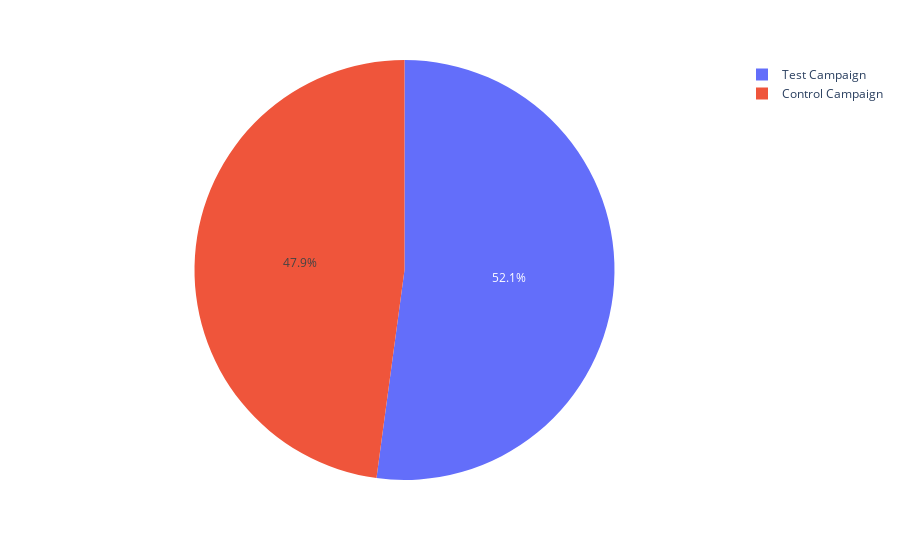

The notebook cell saved with this chart:
### Markdown cell above
## Test campaign has more number of searches than Control campaign

### Code cell
import plotly.express as px
# fig = px.pie(df, values="Number of Searches", names='Campaign Name', color_discrete_sequence=px.colors.sequential.RdBu)
fig = px.pie(df, values="Number of Searches", names='Campaign Name')
fig.show()

### Figure 1 — Plotly figure (JSON) as saved in the notebook; plotly's stock layout.template omitted (floating-point values rounded to 4 significant figures)
{"data": [{"domain": {"x": [0, 1], "y": [0, 1]}, "hovertemplate": "Campaign Name=%{label}<br>Number of Searches=%{value}<extra></extra>", "labels": ["Control Campaign", "Control Campaign", "Control Campaign", "Control Campaign", "Control Campaign", "Control Campaign", "Control Campaign", "Control Campaign", "Control Campaign", "Control Campaign", "Control Campaign", "Control Campaign", "Control Campaign", "Control Campaign", "Control Campaign", "Control Campaign", "Control Campaign", "Control Campaign", "Control Campaign", "Control Campaign", "Control Campaign", "Control Campaign", "Control Campaign", "Control Campaign", "Control Campaign", "Control Campaign", "Control Campaign", "Control Campaign", "Control Campaign", "Control Campaign", "Test Campaign", "Test Campaign", "Test Campaign", "Test Campaign", "Test Campaign", "Test Campaign", "Test Campaign", "Test Campaign", "Test Campaign", "Test Campaign", "Test Campaign", "Test Campaign", "Test Campaign", "Test Campaign", "Test Campaign", "Test Campaign", "Test Campaign", "Test Campaign", "Test Campaign", "Test Campaign", "Test Campaign", "Test Campaign", "Test Campaign", "Test Campaign", "Test Campaign", "Test Campaign", "Test Campaign", "Test Campaign", "Test Campaign", "Test Campaign"], "legendgroup": "", "name": "", "showlegend": true, "type": "pie", "values": [2290, 2033, 1737, 1042, 2221, 1709, 1388, 3047, 2487, 2475, 2941, 1397, 2390, 1209, 1179, 2427, 1756, 2447, 2483, 1001, 2711, 3102, 2896, 1274, 2423, 2847, 3549, 1672, 4891, 1615, 1946, 2359, 2572, 2216, 2106, 1854, 2733, 2867, 2899, 2312, 2893, 2081, 2213, 1979, 2537, 2661, 1995, 2824, 2924, 2061, 1995, 1983, 2592, 2687, 2937, 2037, 2976, 2432, 1920, 2978]}], "layout": {"legend": {"tracegroupgap": 0}, "margin": {"t": 60}}}
